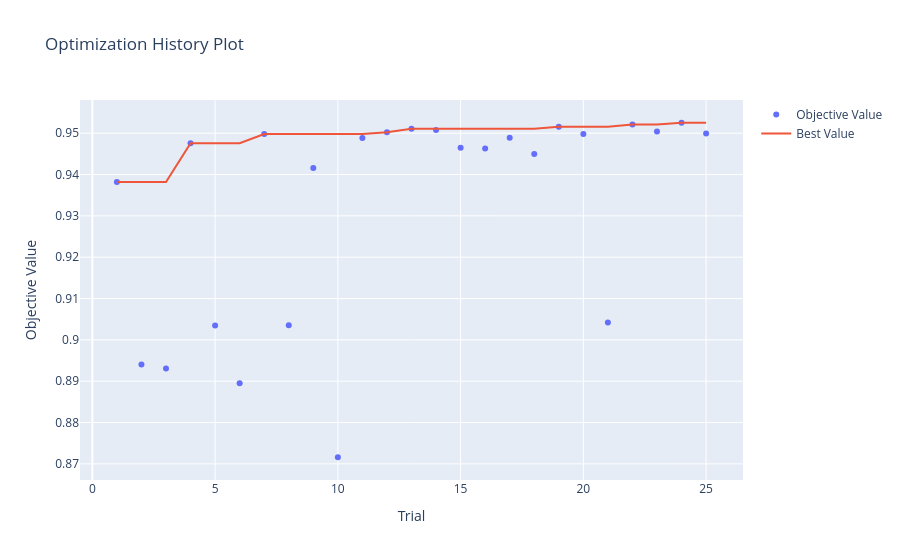

Notebook cell for this chart:
### Code cell
optuna.visualization.plot_optimization_history(cb_study)

### Figure 1 — Plotly figure (JSON) as saved in the notebook; plotly's stock layout.template omitted (floating-point values rounded to 4 significant figures)
{"data": [{"mode": "markers", "name": "Objective Value", "type": "scatter", "x": [1, 2, 3, 4, 5, 6, 7, 8, 9, 10, 11, 12, 13, 14, 15, 16, 17, 18, 19, 20, 21, 22, 23, 24, 25], "y": [0.9382, 0.8941, 0.8931, 0.9476, 0.9035, 0.8895, 0.9498, 0.9035, 0.9416, 0.8716, 0.9488, 0.9502, 0.951, 0.9508, 0.9464, 0.9463, 0.9489, 0.9449, 0.9515, 0.9498, 0.9042, 0.9521, 0.9504, 0.9525, 0.9499]}, {"mode": "lines", "name": "Best Value", "type": "scatter", "x": [0, 1, 2, 3, 4, 5, 6, 7, 8, 9, 10, 11, 12, 13, 14, 15, 16, 17, 18, 19, 20, 21, 22, 23, 24, 25], "y": [null, 0.9382, 0.9382, 0.9382, 0.9476, 0.9476, 0.9476, 0.9498, 0.9498, 0.9498, 0.9498, 0.9498, 0.9502, 0.951, 0.951, 0.951, 0.951, 0.951, 0.951, 0.9515, 0.9515, 0.9515, 0.9521, 0.9521, 0.9525, 0.9525]}, {"marker": {"color": "#cccccc"}, "mode": "markers", "name": "Infeasible Trial", "showlegend": false, "type": "scatter", "x": [], "y": []}], "layout": {"title": {"text": "Optimization History Plot"}, "xaxis": {"title": {"text": "Trial"}}, "yaxis": {"title": {"text": "Objective Value"}}}}
